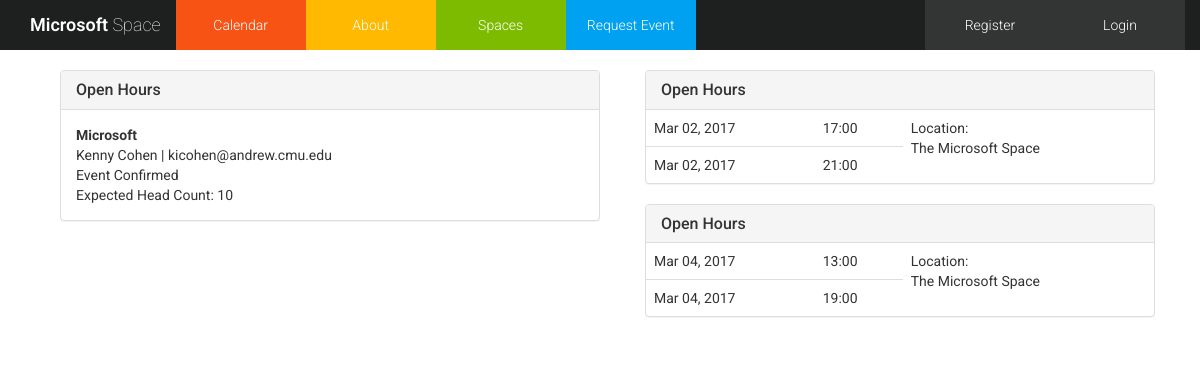
The app's page /events/?id=1 with its own data.
### msevents/models.py (models this page shows, shortened)
class Event(models.Model):
	name = models.CharField(max_length=160)
	organization = models.CharField(max_length=160, blank=True, null=True)
	INITIAL_REQUEST = 'IR'
	EVENT_CONFIRMED = 'CF'
	EVENT_COMPLETED = 'EC'
	EVENT_CANCELLED = 'EX'
	EVENT_DECLINED = 'ED'
	EVENT_STATUS_TYPES = (
		(INITIAL_REQUEST, 'Initial Request'),
		(EVENT_CONFIRMED, 'Event Confirmed'),
		(EVENT_DECLINED, 'Event Declined'),
		(EVENT_CANCELLED, 'Event Canceled'),
		(EVENT_COMPLETED, 'Event Completed')
	)
	EVENT_STATUS_LOOKUP = {
		'IR':'Initial Request',
		'CF':'Event Confirmed',
		'EC':'Event Declined',
		'EX':'Event Canceled',
		'ED':'Event Completed'
	}
	status = models.CharField(
        max_length=2,
        choices=EVENT_STATUS_TYPES,
        default=INITIAL_REQUEST,
    )
	contact = models.ForeignKey(User)
	head_count = models.IntegerField(blank=True)
	open_to_public = models.BooleanField()
	notes = models.TextField(max_length=1000, blank=True)

class EventDate(models.Model):
	event_id = models.ForeignKey(Event)
	start_date = models.DateTimeField()
	end_date = models.DateTimeField()

### msevents/views.py (the view)
# urls.py: url(r'^events/$', msevents_views.show_event, name='show_event'),
def show_event(request):
    eid = request.GET.get('id', '')
    event = get_object_or_404(Event, pk=eid)
    context = createContext(request)
    context['event'] = event
    context['event_dates'] = EventDate.objects.filter(event_id=event)
    return render(request, 'msevents/event_details.html', context)

### msevents/templatetags/msevents_extras.py (called while the page is built)
@register.filter
def get_item(dictionary, key):
    return dictionary.get(key)

### msevents/views.py (called while the page is built)
def createContext(request):
    if str(request.user) != 'AnonymousUser':
        logged_in = True
        account_type = request.user.profile.account_type
    else:
        logged_in = False
        account_type = "Guest"
    context = { 'account_type': account_type, 'logged_in':logged_in}
    return context

### msevents/templates/msevents/event_details.html
{% extends "msevents/base.html" %}
{% block content %}
{% load msevents_extras %}
<div class="container">
<div class="col-sm-6">
<div class="panel panel-default">
  <div class="panel-heading">
    <h3 class="panel-title">{{event.name}}</h3>
  </div>
  <div class="panel-body">
    <strong>{{event.organization}}</strong><br>
    {{event.contact.first_name}} {{event.contact.last_name}} | {{event.contact.email}}
    <br>
    {{ event.EVENT_STATUS_LOOKUP|get_item:event.status }}
    <br>
  	Expected Head Count: {{event.head_count}}
  </div>
</div>
</div>
<div class="col-sm-6">
<div class="container-fluid">
{% for event_date in event_dates %}
<div class="panel panel-default">
  <div class="panel-heading">
    <h3 class="panel-title">{{event.name}}</h3>
  </div>
  <table class="table">
  	<tr>
  		<td>{{event_date.start_date|date:'M d, Y'}}</td>
  		<td>{{event_date.start_date|date:'H:i'}}</td>
  		<td rowspan="2">Location:<br>The Microsoft Space</td>
  	</tr>
  	<tr>
  		<td>{{event_date.end_date|date:'M d, Y'}}</td>
  		<td>{{event_date.end_date|date:'H:i'}}</td>
  	</tr>
  </table>
</div>
{% endfor %}
</div>
</div>
</div>
{% endblock %}

### records on screen
Event: name "Open Hours", organization "Microsoft", contact.first_name "Kenny", contact.last_name "Cohen", contact.email "kicohen@andrew.cmu.edu", EVENT_STATUS_LOOKUP|get_item "Event Confirmed", head_count "10"
EventDate: start_date "Mar 02, 2017", start_date "17:00", end_date "Mar 02, 2017", end_date "21:00"
EventDate: start_date "Mar 04, 2017", start_date "13:00", end_date "Mar 04, 2017", end_date "19:00"
